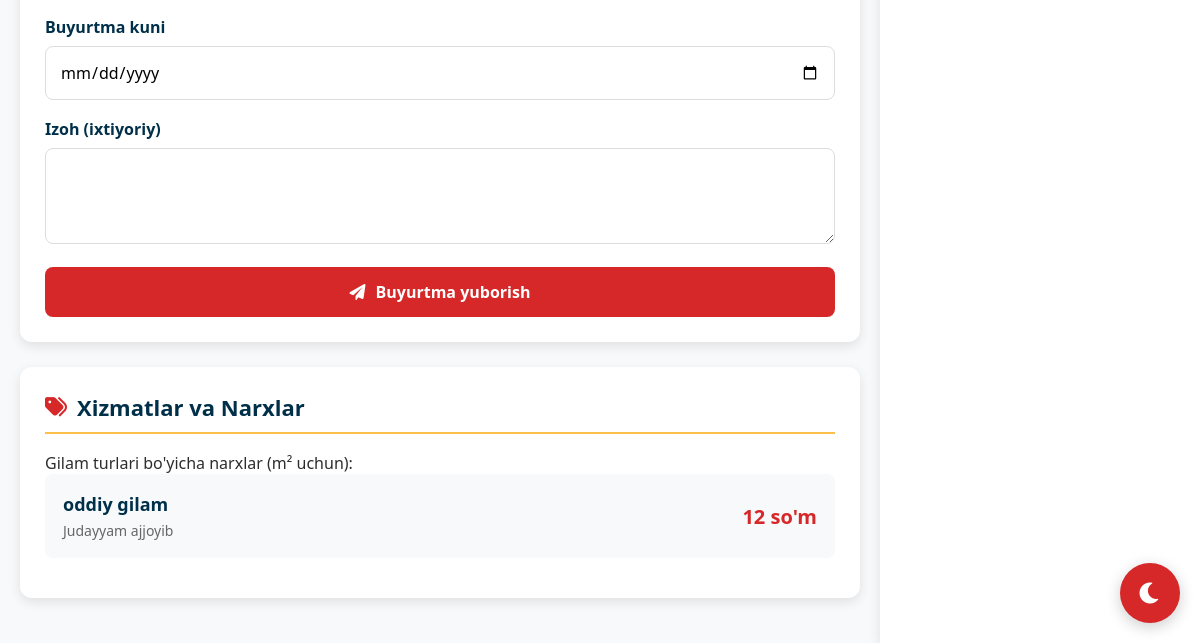
The app's page / (lower part), older data.
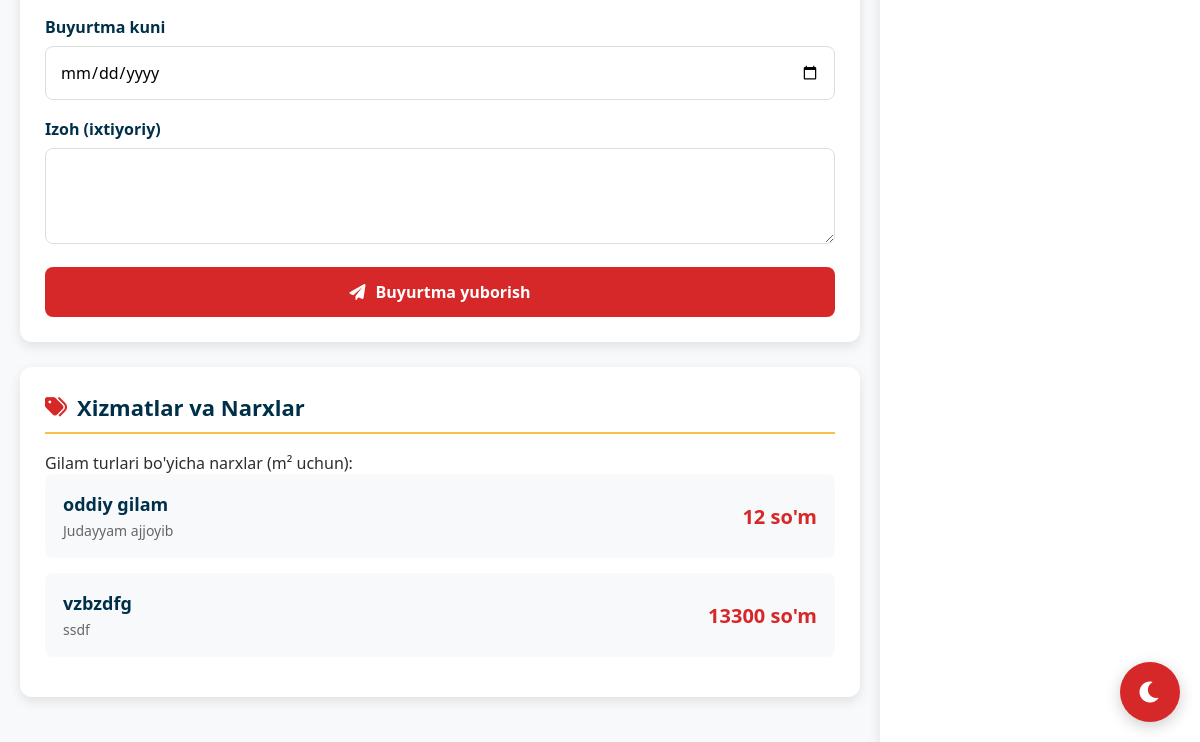
The same page, newer data.
### app/models.py (models this page shows, shortened)
class CarpetType(models.Model):
    name = models.CharField(max_length=100, verbose_name="Gilam turi nomi")
    description = models.TextField(blank=True, null=True, verbose_name="Tavsif")
    price_per_m2 = models.IntegerField(verbose_name="1 m² narxi (so`m)")
    class Meta:
        verbose_name = "Gilam turi"
        verbose_name_plural = "Gilam turlari"

### app/views.py (the view)
# urls.py: path('', index, name='index'),
def index(request):
    carpets = CarpetType.objects.all()
    today = timezone.now().date()
    start_of_today = timezone.make_aware(datetime.combine(today, datetime.min.time()))
    end_of_today = timezone.make_aware(datetime.combine(today, datetime.max.time()))
    today_visits = VisitLog.objects.filter(timestamp__range=(start_of_today, end_of_today))
    today_logged_in_users = today_visits.filter(user__isnull=False).values('user').distinct()
    today_logged_in_user_ids = [item['user'] for item in today_logged_in_users]
    today_users = User.objects.filter(id__in=today_logged_in_user_ids)
    stats = {
        'today_visits': today_visits.count(),
        'guests_today': today_visits.filter(user__isnull=True).count(),
        'users_today': today_logged_in_users.count(),
        'admins_today': today_users.filter(is_superuser=True).count(),
        'staff_today': today_users.filter(is_staff=True, is_superuser=False).count(),
        'customers_today': today_users.filter(is_staff=False, is_superuser=False).count(),
        'new_orders': Order.objects.filter(created_at__date=today, status='new').count(),
        'processing_orders': Order.objects.filter(created_at__date=today, status='processing').count(),
        'completed_orders': Order.objects.filter(created_at__date=today, status='completed').count(),
        'total_orders': Order.objects.all().count(),
        'total_new_orders': Order.objects.filter(status='new').count(),
        'total_processing_orders': Order.objects.filter(status='processing').count(),
        'total_completed_orders': Order.objects.filter(status='completed').count(),
    }
    context = {
        'carpets': carpets,
        'stats': stats,
        'today_date': today,  # ixtiyoriy: bugungi sanani ko'rsatish uchun
    }
    response = render(request, 'app/index.html', context)
    return response

### app/templates/app/index.html (shortened to what this page needs)
{% load static %}
{% load humanize %}
<!DOCTYPE html>
<html lang="uz">
<head>
    <link rel="stylesheet" href="https://cdnjs.cloudflare.com/ajax/libs/font-awesome/6.0.0/css/all.min.css">
    <link rel="stylesheet" href="{% static 'css/stayls.css' %}">
    <link rel="stylesheet" href="{% static 'css/panel.css'%}">
    <link rel="stylesheet" href="{% static 'css/rasm.css'%}">
    <link rel="stylesheet" href="{% static 'css/message.css'%}">
</head>
<body class="{% if request.user.is_authenticated and request.user.profile.dark_mode %}dark-mode{% endif %}">
<div class="main-content">
    <div class="section">
        <form method="POST" action="{% url 'create_order' %}">
            <div class="form-group">
                <label for="date">Buyurtma kuni</label>
                <input type="date" name="date" id="date" required>
            </div>
            <div class="form-group">
                <label for="comment">Izoh (ixtiyoriy)</label>
                <textarea name="comment" id="comment" rows="3"></textarea>
            </div>
            <button type="submit" class="btn btn-primary btn-block">
                <i class="fas fa-paper-plane"></i> Buyurtma yuborish
            </button>
        </form>
    </div>
    <div class="section">
        <h2><i class="fas fa-tags"></i> Xizmatlar va Narxlar</h2>
        <p>Gilam turlari bo'yicha narxlar (m² uchun):</p>
        {% for carpet in carpets %}
        <div class="price-box">
            <div class="price-info">
                <h3>{{ carpet.name }}</h3>
                <p>{{ carpet.description }}</p>
            </div>
            <div class="price">{{ carpet.price_per_m2 }} so'm</div>
        </div>
        {% endfor %}
    </div>
</div>
<div class="admin-panel">
    <button class="theme-toggle" id="themeToggle">
        <i class="fas fa-moon" id="themeIcon"></i>
    </button>
</body>
</html>

Row changes from the older to the newer data that the page shows:
added CarpetType: name "vzbzdfg", description "ssdf", price_per_m2 "13300"
